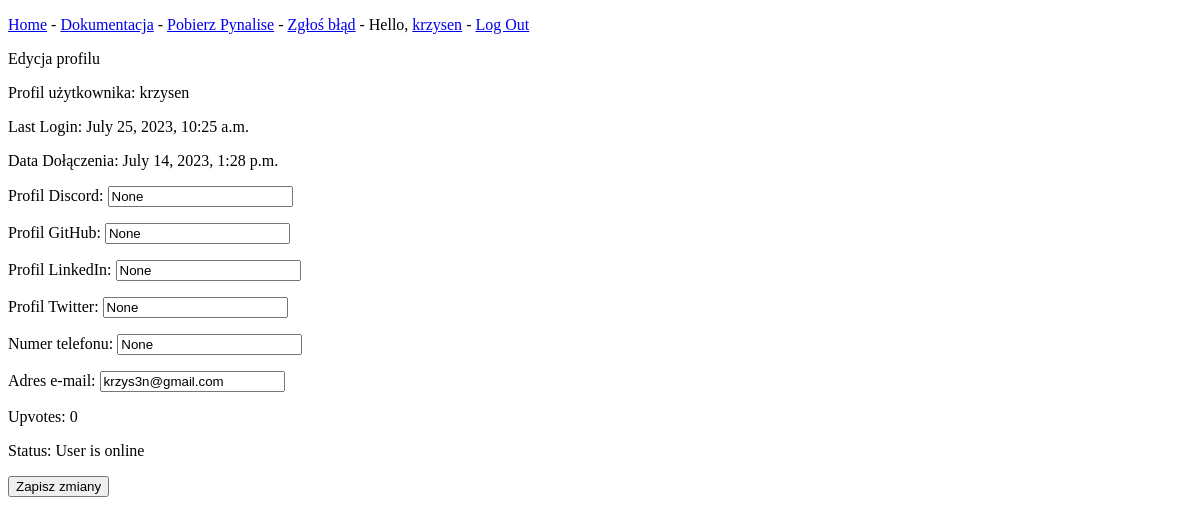
The page /edit_profile/ (signed in) on the database as committed earlier.
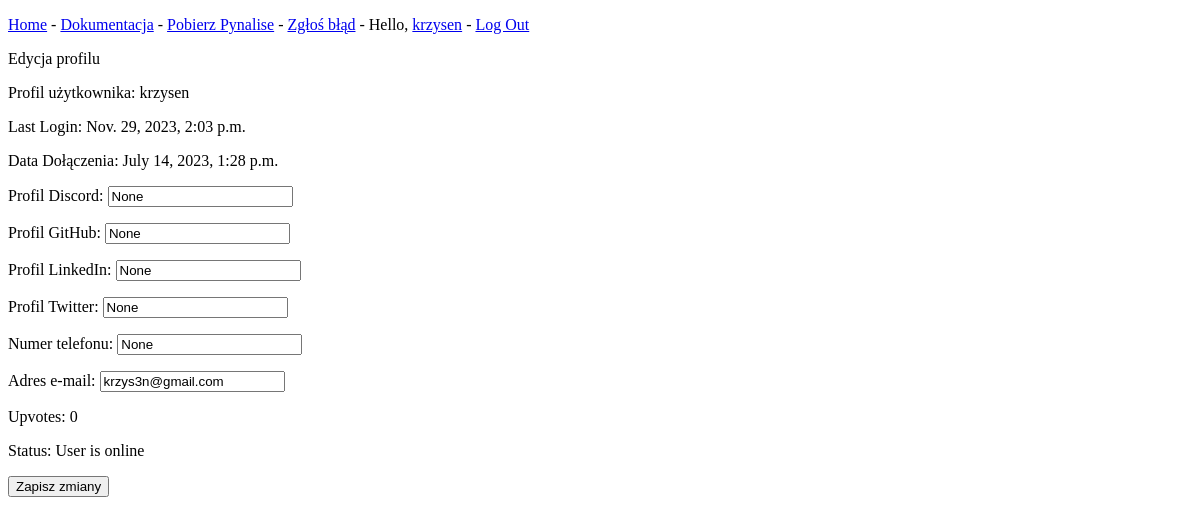
The same page on the database as committed later.
### AppFixB1/models.py (models this page shows, shortened)
class User(AbstractBaseUser):
    is_active = models.BooleanField(default=True)
    is_staff = models.BooleanField(default=False)
    is_admin = models.BooleanField(default=False)
    is_online = models.BooleanField(default=False)
    login = models.CharField(max_length=255, unique=True)
    email = models.EmailField(unique=True)
    name = models.CharField(max_length=255, blank=True)
    surname = models.CharField(max_length=255, blank=True)
    phone_number = models.CharField(max_length=20, blank=True, null=True)
    role = models.CharField(max_length=50, choices=[('Admin', 'Admin'), ('User', 'User')], default='User')
    upvotes = models.IntegerField(default=0)
    date_registration = models.DateTimeField(auto_now_add=True)
    last_activity = models.DateTimeField(null=True, blank=True)
    github_profile = models.CharField(max_length=255, blank=True, null=True)
    linkedin_profile = models.CharField(max_length=255, blank=True, null=True)
    twitter_profile = models.CharField(max_length=255, blank=True, null=True)
    discord_profile = models.CharField(max_length=255, blank=True, null=True)
    USERNAME_FIELD = 'login'
    REQUIRED_FIELDS = ['email', 'password']
    objects = MyUserManager()  # new

### AppFixB1/views.py (the view)
# urls.py: path('edit_profile/', views.edit_profile, name = 'edit_profile'),
@login_required
def edit_profile(request):
    user = request.user
    if request.method == 'POST':
        discord_profile = request.POST.get('discord_profile')
        github_profile = request.POST.get('github_profile')
        linkedin_profile = request.POST.get('linkedin_profile')
        twitter_profile = request.POST.get('twitter_profile')
        phone_number = request.POST.get('phone_number')
        email = request.POST.get('email')
        user.discord_profile = discord_profile
        user.github_profile = github_profile
        user.linkedin_profile = linkedin_profile
        user.twitter_profile = twitter_profile
        user.phone_number = phone_number
        user.email = email
        user.save()
        return redirect('view_profile', user.id)
    else:
        initial_data = {
            'discord_profile': user.discord_profile,
            'github_profile': user.github_profile,
            'linkedin_profile': user.linkedin_profile,
            'twitter_profile': user.twitter_profile,
            'phone_number': user.phone_number,
            'email': user.email
        }
        return render(request, 'edit_profile.html', {'initial_data': initial_data})

### templates/edit_profile.html (shortened to what this page needs)
<!DOCTYPE html>
<html lang="en">
<head>
</head>
<body>
{% extends "base.html" %}
{% block content %}
    Edycja profilu
    <form method="post">
        <p>Profil użytkownika: {{ user.login }}</p>
        <p>Last Login: {{ user.last_login}}</p>
        <p>Data Dołączenia: {{ user.date_registration }}</p>
        <p><label for="discord_profile">Profil Discord:</label>
        <input type="text" name="discord_profile" value="{{ initial_data.discord_profile }}"></p>
       <p> <label for="github_profile">Profil GitHub:</label>
        <input type="text" name="github_profile" value="{{ initial_data.github_profile }}"></p>
        <p><label for="linkedin_profile">Profil LinkedIn:</label>
        <input type="text" name="linkedin_profile" value="{{ initial_data.linkedin_profile }}"></p>
        <p><label for="twitter_profile">Profil Twitter:</label>
        <input type="text" name="twitter_profile" value="{{ initial_data.twitter_profile }}"></p>
       <p> <label for="phone_number">Numer telefonu:</label>
        <input type="text" name="phone_number" value="{{ initial_data.phone_number }}"></p>
        <p><label for="email">Adres e-mail:</label>
        <input type="email" name="email" value="{{ initial_data.email }}" required></p>
         <p>Upvotes: {{ user.upvotes}}</p>
        <p>Status:
        {% if user.is_active == True%}
            User is online
        {% else %}
            User is offline
        {% endif %}
         </p>
        <button type="submit">Zapisz zmiany</button>
    </form>
{% endblock content %}

### templates/base.html (shortened to what this page needs)
<!DOCTYPE html>
<html lang="en">
<head>
</head>
<body>
<p>
    <a href="{% url 'index' %}">Home</a> -
    <a href="{% url 'doc' %}">Dokumentacja</a> -
    <a href="{% url 'download' %}">Pobierz Pynalise</a> -
    <a href="{% url 'new_report' '8' %}">Zgłoś błąd</a> -
    {% if user.is_authenticated %}
        Hello, <a href="{% url 'view_profile' request.user.id %}">{{ request.user.login }}</a> -
        <a href="{% url 'users:logout' %}">Log Out</a>
    {% else %}
        <a href="{% url 'users:register' %}">Rejestracja</a> -
        <a href="{% url 'users:login' %}">Logowanie</a>
    {% endif %}
</p>
{% block content %}{% endblock content %}
</body>
</html>

Rows that differ between the two databases and show on the page:
changed User "krzysen": last_login "July 25, 2023, 10:25 a.m." → "Nov. 29, 2023, 2:03 p.m."
